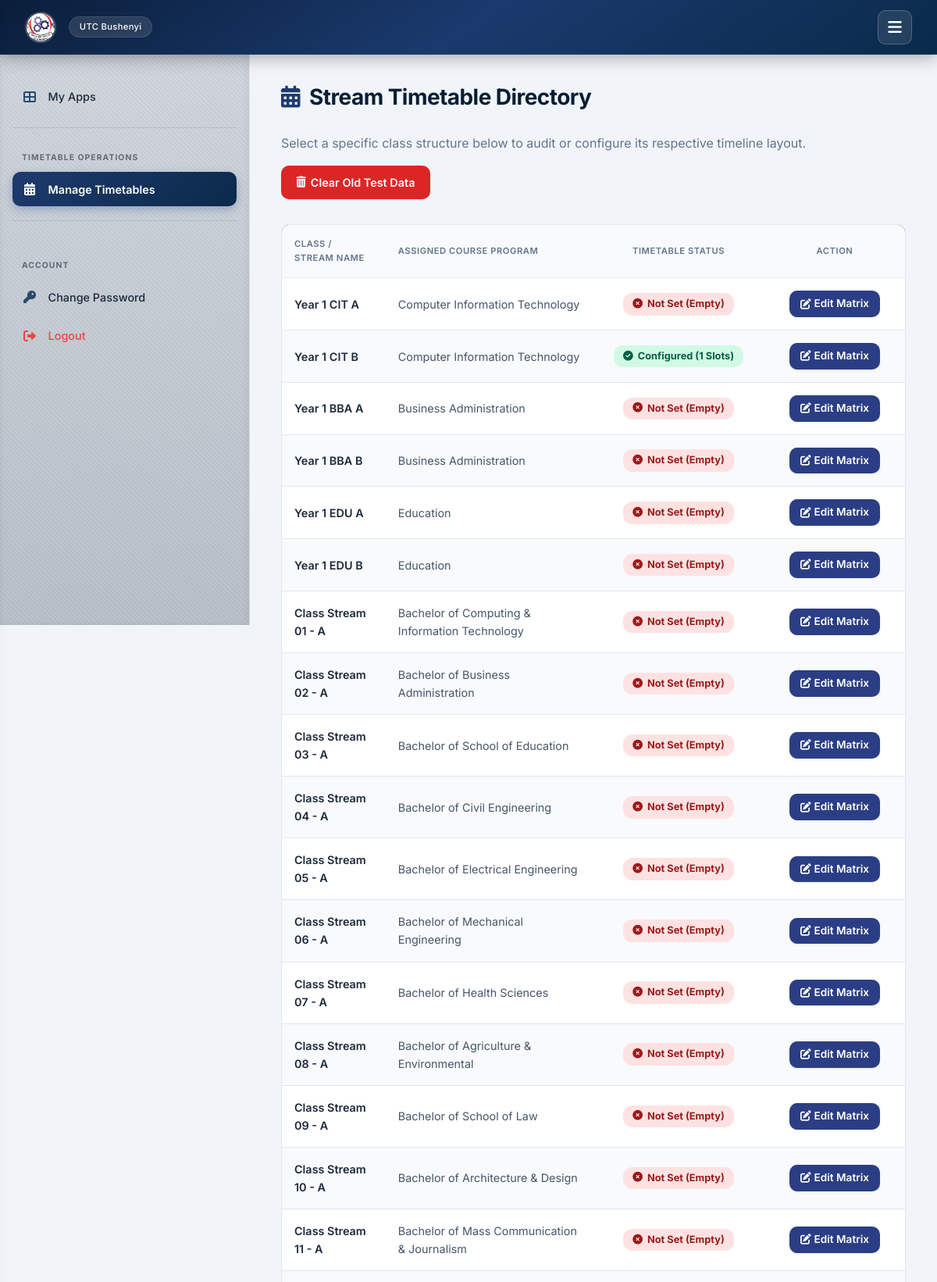
The app's page /timetable/manage/ (signed in, upper part) with its own data.
### attendance/models.py (models this page shows, shortened)
class Institution(models.Model):
    TYPE_CHOICES = [
        ("TECHNICAL_COLLEGE", "Technical College"),
        ("UNIVERSITY", "University"),
        ("INSTITUTE", "Institute"),
        ("OTHER", "Other"),
    ]
    logo = models.ImageField(upload_to="institution_logos/", blank=True, null=True)
    name = models.CharField(max_length=255)
    institution_type = models.CharField(
        max_length=50, choices=TYPE_CHOICES, default="TECHNICAL_COLLEGE"
    )
    slogan = models.CharField(max_length=255, blank=True, null=True)
    address = models.TextField(help_text="Full location and P. O. Box address")
    telephone_1 = models.CharField(max_length=20)
    telephone_2 = models.CharField(max_length=20, blank=True, null=True)
    website = models.URLField(blank=True, null=True)
    email = models.EmailField()
    academic_units = models.CharField(
        max_length=255,
        blank=True,
        help_text="Comma-separated academic units e.g., COLLEGES, FACULTIES, DEPARTMENTS",
    )
    date_created = models.DateTimeField(auto_now_add=True)
    last_updated = models.DateTimeField(auto_now=True)

class Stream(models.Model):
    name = models.CharField(max_length=100)
    course = models.ForeignKey(Course, on_delete=models.CASCADE, related_name='streams')

class Course(models.Model):
    code = models.CharField(max_length=20, primary_key=True)
    name = models.CharField(max_length=255)
    department = models.ForeignKey(Department, on_delete=models.SET_NULL, null=True, blank=True, related_name='courses')

### attendance/views_admin.py (the view)
# urls.py: path('timetable/manage/', views_admin.manage_timetable, name='manage_timetable'),
@login_required
def manage_timetable(request):
    if request.user.role != User.IS_ADMIN:
        return HttpResponse("Unauthorized", status=403)
    batch = TimetableBatch.objects.filter(is_active=True, is_revoked=False).order_by('-uploaded_at').first()
    if request.GET.get('action') == 'clear_all' and batch:
        TimetableEntry.objects.filter(batch=batch).delete()
        messages.success(request, "All old timetable entries have been cleared. You now have a clean slate.")
        return redirect('attendance:manage_timetable')
    streams = Stream.objects.select_related('course').all()
    streams_list = []
    for stream in streams:
        entry_count = 0
        if batch:
            entry_count = TimetableEntry.objects.filter(batch=batch, stream=stream).count()
        streams_list.append({
            'id': stream.id,
            'name': stream.name,
            'course_name': stream.course.name if stream.course else "No Course Assigned",
            'has_timetable': entry_count > 0,  # True only if entries exist specifically for this class
            'entry_count': entry_count
        })
    return render(request, 'attendance/manage_timetable_list.html', {
        'streams_list': streams_list,
        'batch': batch
    })

### attendance/context_processors.py (called while the page is built)
def institution_info(request):
    return {'institution': Institution.objects.first()}

### templates/attendance/manage_timetable_list.html (shortened to what this page needs)
{% extends 'attendance/base.html' %}
{% block content %}
{% block sidebar %}
{% include "attendance/sidebar.html" %}
{% endblock %}
<div style="margin-bottom: 2rem; display: flex; justify-content: space-between; align-items: center; flex-wrap: wrap; gap: 1rem;">
    <div>
        <h2><i class="fas fa-calendar-alt"></i> Stream Timetable Directory</h2>
        <p style="color: var(--text-muted); margin: 0;">Select a specific class structure below to audit or configure its respective timeline layout.</p>
    </div>
    {% if streams_list %}
    <div>
        <a href="{% url 'attendance:manage_timetable' %}?action=clear_all"
           onclick="return confirm('Are you sure you want to completely clear all existing timetable entries across ALL classes to start fresh? This cannot be undone.');"
           class="btn"
           style="background: #dc2626; border-radius: var(--radius-sm); text-decoration: none; font-size: 0.9rem; padding: 0.6rem 1.2rem; display: inline-flex; align-items: center; gap: 6px;">
            <i class="fas fa-trash-alt"></i> Clear Old Test Data
        </a>
    </div>
    {% endif %}
</div>
<div style="background: #ffffff; border: 1px solid var(--border); border-radius: var(--radius-sm); overflow: hidden;">
    <table style="width: 100%; border-collapse: collapse; font-size: 0.9rem; text-align: left;">
        <thead>
            <tr style="background: #2b3e85; color: white;">
                <th style="padding: 1rem;">Class / Stream Name</th>
                <th style="padding: 1rem;">Assigned Course Program</th>
                <th style="padding: 1rem; text-align: center; width: 220px;">Timetable Status</th>
                <th style="padding: 1rem; text-align: center; width: 180px;">Action</th>
            </tr>
        </thead>
        <tbody>
            {% for item in streams_list %}
            <tr style="border-bottom: 1px solid var(--border); background: {% cycle '#ffffff' '#f8fafc' %};">
                <td style="padding: 1rem; font-weight: 600; color: #1e293b;">{{ item.name }}</td>
                <td style="padding: 1rem; color: #475569;">{{ item.course_name }}</td>
                <td style="padding: 1rem; text-align: center;">
                    {% if item.has_timetable %}
                        <span style="background: #d1fae5; color: #065f46; padding: 4px 12px; border-radius: 12px; font-weight: bold; font-size: 0.8rem; display: inline-flex; align-items: center; gap: 6px;">
                            <i class="fas fa-check-circle"></i> Configured ({{ item.entry_count }} Slots)
                        </span>
                    {% else %}
                        <span style="background: #fee2e2; color: #991b1b; padding: 4px 12px; border-radius: 12px; font-weight: bold; font-size: 0.8rem; display: inline-flex; align-items: center; gap: 6px;">
                            <i class="fas fa-times-circle"></i> Not Set (Empty)
                        </span>
                    {% endif %}
                </td>
                <td style="padding: 1rem; text-align: center;">
                    <a href="{% url 'attendance:upload_timetable' item.id %}" class="btn" style="background: #2b3e85; padding: 6px 14px; font-size: 0.85rem; border-radius: var(--radius-sm); text-decoration: none; color: white; display: inline-flex; align-items: center; gap: 4px;">
                        <i class="fas fa-edit"></i> Edit Matrix
                    </a>
                </td>
            </tr>
            {% empty %}
            <tr>
                <td colspan="4" style="padding: 2rem; text-align: center; color: var(--text-muted);">No academic stream records located within the system scope variables.</td>
            </tr>
            {% endfor %}
        </tbody>
    </table>
</div>
{% endblock %}

### templates/attendance/base.html (shortened to what this page needs)
{% load static %}
<!DOCTYPE html>
<html lang="en">
<head>
    <link rel="stylesheet" href="https://cdnjs.cloudflare.com/ajax/libs/font-awesome/6.0.0-beta3/css/all.min.css" />
    <link rel="stylesheet" href="{% static 'style.css' %}">
</head>
<body>
    <nav>
        <div class="nav-brand-container">
            <a href="{% url 'attendance:home' %}" class="nav-brand">
                {% if institution and institution.logo %}
                    <img src="{{ institution.logo.url }}" alt="Logo" class="nav-logo" />
                {% elif system_settings and system_settings.logo %}
                    <img src="{{ system_settings.logo.url }}" alt="Logo" class="nav-logo" />
                {% else %}
                    <i class="fas fa-graduation-cap"></i>
                {% endif %}
                <span>{% if institution %}{{ institution.name }}{% elif system_settings %}{{ system_settings.name }}{% else %}UTC Bushenyi{% endif %}</span>
            </a>
        </div>
        <button class="universal-menu-btn" id="universalMenuBtn" aria-label="Toggle menu">
            <i class="fas fa-bars"></i>
        </button>
    </nav>
    <div class="app-layout" id="appLayout">
        {% block sidebar %}{% endblock %}
        <main class="main-content">
            {% block content %}{% endblock %}
        </main>
    </div>
</body>
</html>

### static/style.css (style rules this page uses)
:root { --primary: #0f3b3e; --primary-dark: #0c4e6d ; --primary-light: #e6f4f1; --secondary: #2c6e6b; --accent: #3b82f6; --success: #10b981; --success-light: #d1fae5; --danger: #ef4444; --danger-light: #fee2e2; --warning: #f59e0b; --warning-light: #fef3c7; --info: #3b82f6; --info-light: #dbeafe; --bg-main: #f1f5f9; --surface: #ffffff; --surface-hover: #f8fafc; --text-main: #0f172a; --text-muted: #64748b; --border: #e2e8f0; --shadow-sm: 0 1px 3px rgba(0,0,0,0.06); --shadow: 0 4px 12px rgba(0,0,0,0.08); --shadow-lg: 0 10px 30px rgba(0,0,0,0.12); --radius: 16px; --radius-sm: 10px; --transition: all 0.25s cubic-bezier(0.4, 0, 0.2, 1); --font: 'Inter', -apple-system, BlinkMacSystemFont, 'Segoe UI', Roboto, Helvetica, Arial, sans-serif; --nav-height: 70px; --sidebar-width: 320px; }
* { box-sizing: border-box; margin: 0; padding: 0; }
body { font-family: var(--font); background: var(--bg-main); color: var(--text-main); line-height: 1.6; min-height: 100vh; display: flex; flex-direction: column; }
a { text-decoration: none; color: inherit; }
nav { background: linear-gradient(135deg, #0a1128 0%, #101f42 25%, #1e3a8a 65%, #3b82f6 100%); color: #fff; padding: 0 2rem; height: var(--nav-height); display: flex; align-items: center; justify-content: space-between; box-shadow: 0 4px 20px rgba(0,0,0,0.25); position: sticky; top: 0; z-index: 1000; backdrop-filter: blur(4px); }
.nav-brand-container { display: flex; align-items: center; gap: 1rem; }
.nav-brand { display: flex; align-items: center; gap: 0.75rem; font-size: 1.3rem; font-weight: 700; letter-spacing: -0.02em; cursor: pointer; }
.nav-brand span { background: rgba(255,255,255,0.15); padding: 0.2rem 0.8rem; border-radius: 50px; font-size: 0.7rem; font-weight: 500; letter-spacing: 0.03em; margin-left: 0.25rem; }
.app-layout { display: flex; width: 100%; max-width: 100%; margin: 0 auto; flex: 1; position: relative; overflow-x: hidden; }
.main-content { flex: 1; padding: 2rem 2.5rem; min-width: 0; width: 100%; transition: all 0.3s cubic-bezier(0.4, 0, 0.2, 1); }
h2 { font-size: 1.75rem; font-weight: 700; color: var(--primary-dark); margin-bottom: 1.5rem; letter-spacing: -0.02em; display: flex; align-items: center; gap: 0.75rem; }
h2 i { color: var(--secondary); }
table { width: 100%; border-collapse: collapse; font-size: 0.95rem; }
th, td { padding: 0.9rem 1.2rem; text-align: left; border-bottom: 1px solid var(--border); }
th { background: #f8fafc; font-weight: 600; color: var(--text-muted); text-transform: uppercase; font-size: 0.7rem; letter-spacing: 0.05em; }
tbody tr { transition: var(--transition); }
.btn { display: inline-flex; align-items: center; justify-content: center; gap: 0.5rem; background: linear-gradient(135deg, var(--secondary), var(--primary)); color: #fff; padding: 0.75rem 1.8rem; border: none; border-radius: 50px; font-weight: 600; font-size: 0.95rem; cursor: pointer; transition: var(--transition); box-shadow: var(--shadow-sm); text-decoration: none; }

### templates/attendance/sidebar.html (style rules this page uses)
:root { --sidebar-width: 320px; }

### records on screen
Institution: logo (picture), name "UTC Bushenyi"
Stream: name "Year 1 CIT A"
Course: course_name "Computer Information Technology" "Computer Information Technology"
Stream: name "Year 1 CIT B"
Stream: name "Year 1 BBA A"
Course: course_name "Business Administration" "Business Administration"
Stream: name "Year 1 BBA B"
Stream: name "Year 1 EDU A"
Course: course_name "Education" "Education"
Stream: name "Year 1 EDU B"
Stream: name "Class Stream 01 - A"
Course: course_name "Bachelor of Computing & Information Technology"
Stream: name "Class Stream 02 - A"
Course: course_name "Bachelor of Business Administration"
Stream: name "Class Stream 03 - A"
Course: course_name "Bachelor of School of Education"
Stream: name "Class Stream 04 - A"
Course: course_name "Bachelor of Civil Engineering"
Stream: name "Class Stream 05 - A"
Course: course_name "Bachelor of Electrical Engineering"
Stream: name "Class Stream 06 - A"
Course: course_name "Bachelor of Mechanical Engineering"
Stream: name "Class Stream 07 - A"
Course: course_name "Bachelor of Health Sciences"
Stream: name "Class Stream 08 - A"
Course: course_name "Bachelor of Agriculture & Environmental"
Stream: name "Class Stream 09 - A"
Course: course_name "Bachelor of School of Law"
Stream: name "Class Stream 10 - A"
Course: course_name "Bachelor of Architecture & Design"
Stream: name "Class Stream 11 - A"
Course: course_name "Bachelor of Mass Communication & Journalism"

### other values on screen
{{ item.entry_count }} "1"
